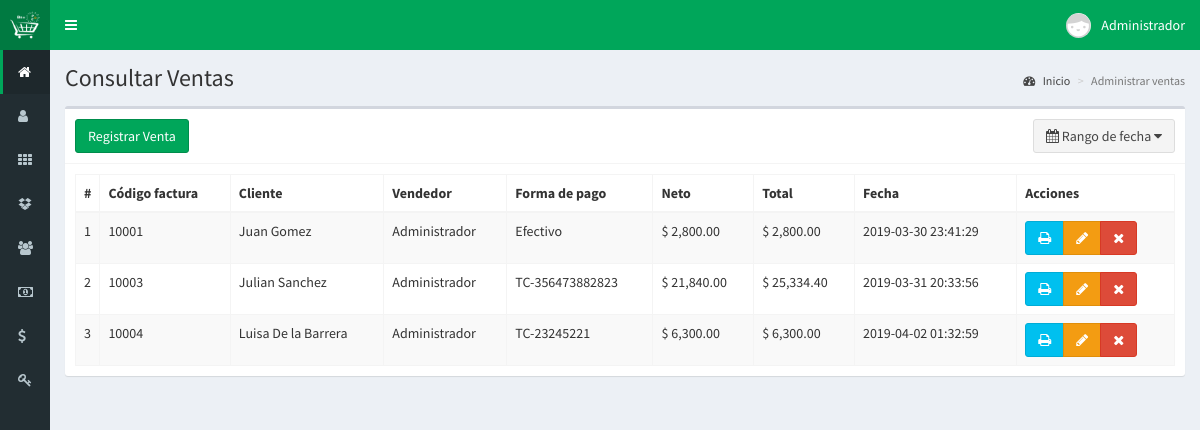
/ventas (signed in), run on the app's committed database.
### tables this page shows
CREATE TABLE `ventas` (
  `id` int(11) NOT NULL AUTO_INCREMENT,
  `codigo` int(11) NOT NULL,
  `id_cliente` int(11) NOT NULL,
  `id_vendedor` int(11) NOT NULL,
  `productos` text NOT NULL,
  `neto` float NOT NULL,
  `impuesto` float NOT NULL,
  `total` float NOT NULL,
  `metodo_pago` text NOT NULL,
  `fecha` timestamp NOT NULL DEFAULT CURRENT_TIMESTAMP,
  PRIMARY KEY (`id`)
);

CREATE TABLE `clientes` (
  `id` int(11) NOT NULL AUTO_INCREMENT,
  `nombre` text NOT NULL,
  `documento` int(11) NOT NULL,
  `email` text NOT NULL,
  `telefono` text NOT NULL,
  `direccion` text NOT NULL,
  `fecha_nacimiento` date NOT NULL,
  `compras` int(11) DEFAULT NULL,
  `fecha` timestamp NOT NULL DEFAULT CURRENT_TIMESTAMP,
  `ultima_compra` datetime DEFAULT NULL,
  PRIMARY KEY (`id`)
);

CREATE TABLE `usuarios` (
  `id` int(11) NOT NULL AUTO_INCREMENT,
  `nombre` text NOT NULL,
  `usuario` text NOT NULL,
  `password` text NOT NULL,
  `perfil` text NOT NULL,
  `foto` text NOT NULL,
  `estado` int(11) NOT NULL,
  `ultimo_login` datetime DEFAULT NULL,
  `fecha` timestamp NOT NULL DEFAULT CURRENT_TIMESTAMP ON UPDATE CURRENT_TIMESTAMP,
  PRIMARY KEY (`id`)
);

### controladores/plantilla.controlador.php (called while the page is built)
<?php
class ControladorPlantilla{
  static public function ctrPlantilla(){
    include "vistas/plantilla.php";
  }
}

### index.php (called while the page is built, shortened)
<?php
require_once "controladores/plantilla.controlador.php";
require_once "controladores/usuarios.controlador.php";
require_once "controladores/ventas.controlador.php";
require_once "controladores/clientes.controlador.php";
require_once "controladores/auditoria.controlador.php";
require_once "modelos/usuarios.modelo.php";
require_once "modelos/ventas.modelo.php";
require_once "modelos/clientes.modelo.php";
$plantilla = new ControladorPlantilla();
$plantilla->ctrPlantilla();

### controladores/ventas.controlador.php (called while the page is built, shortened)
<?php
class ControladorVentas{
		static public function ctrRangoFechasVentas($fechaInicial, $fechaFinal){
			$tabla = "ventas";
			$nuevafecha = strtotime ( '+1 day', strtotime ($fechaFinal));
			$fechaFinal = date( 'Y-m-d', $nuevafecha);
			$respuesta = ModeloVentas::mdlRangoFechasVentas($tabla, $fechaInicial, $fechaFinal);
			return $respuesta;
		}
}

### modelos/conexion.php (called while the page is built)
<?php
class Conexion{
	static public function conectar(){
    $user = $_SESSION["preusuario"];
		$link = new PDO("mysql:host=localhost;dbname=simgedic",
                      $user,
  						        "",
  						        array(PDO::ATTR_ERRMODE => PDO::ERRMODE_EXCEPTION,
  		                      PDO::MYSQL_ATTR_INIT_COMMAND => "SET NAMES utf8")
  						        );
  		return $link;
	}
}

### modelos/ventas.modelo.php (called while the page is built, shortened)
<?php
require_once "conexion.php";
class ModeloVentas{
	static public function mdlRangoFechasVentas($tabla, $fechaInicial, $fechaFinal){
		if($fechaInicial == null){
			$stmt = Conexion::conectar()->prepare("SELECT * FROM $tabla ORDER BY id ASC");
			$stmt -> execute();
			return $stmt -> fetchAll();
		}else if($fechaInicial == $fechaFinal){
			$stmt = Conexion::conectar()->prepare("SELECT * FROM $tabla WHERE fecha like '%$fechaFinal%'");
			$stmt -> bindParam(":fecha", $fechaFinal, PDO::PARAM_STR);
			$stmt -> execute();
			return $stmt -> fetchAll();
		}else{
			$stmt = Conexion::conectar()->prepare("SELECT * FROM $tabla WHERE fecha BETWEEN '$fechaInicial' AND '$fechaFinal'");
			$stmt -> execute();
			return $stmt -> fetchAll();
		}
	}
}

### controladores/clientes.controlador.php (called while the page is built, shortened)
<?php
class ControladorClientes{
	static public function ctrMostrarClientes($item, $valor){
		$tabla = "clientes";
		$respuesta = ModeloClientes::mdlMostrarClientes($tabla, $item, $valor);
		return $respuesta;
	}
}

### modelos/clientes.modelo.php (called while the page is built, shortened)
<?php
require_once "conexion.php";
class ModeloClientes{
	static public function mdlMostrarClientes($tabla, $item, $valor){
		if($item != null){
			$stmt = Conexion::conectar()->prepare("SELECT * FROM $tabla WHERE $item = :$item");
			$stmt -> bindParam(":".$item, $valor, PDO::PARAM_STR);
			$stmt -> execute();
			return $stmt -> fetch();
		}else{
			$stmt = Conexion::conectar()->prepare("SELECT * FROM $tabla");
			$stmt -> execute();
			return $stmt -> fetchAll();
		}
	}
}

### controladores/usuarios.controlador.php (called while the page is built, shortened)
<?php
class ControladorUsuarios{
  	static public function ctrMostrarUsuarios($item, $valor){
  		$tabla = "usuarios";
  		$respuesta = ModeloUsuarios::MdlMostrarUsuarios($tabla, $item, $valor);
  		return $respuesta;
  	}
}

### modelos/usuarios.modelo.php (called while the page is built, shortened)
<?php
require_once "conexion.php";
class ModeloUsuarios{
	static public function mdlMostrarUsuarios($tabla, $item, $valor){
		if($item != null){
			$stmt = Conexion::conectar()->prepare("SELECT * FROM $tabla WHERE $item = :$item");
			$stmt -> bindParam(":".$item, $valor, PDO::PARAM_STR);
			$stmt -> execute();
			return $stmt -> fetch();
		}else{
			$stmt = Conexion::conectar()->prepare("SELECT * FROM $tabla");
			$stmt -> execute();
			return $stmt -> fetchAll();
		}
	}
}

### vistas/modulos/ventas.php (the view, shortened to what this page needs)
<div class="content-wrapper">
  <section class="content-header">
    <h1>
      Consultar Ventas
    </h1>
    <ol class="breadcrumb">
      <li><a href="inicio"><i class="fa fa-dashboard"></i> Inicio</a></li>
      <li class="active">Administrar ventas</li>
    </ol>
  </section>
  <section class="content">
    <div class="box">
      <div class="box-header with-border">
        <a href="crear-venta">
          <button class="btn btn-success">
            Registrar Venta
          </button>
        </a>
        <button type="button" class="btn btn-default pull-right" id="daterange-btn">
            <span>
              <i class="fa fa-calendar"></i> Rango de fecha
            </span>
            <i class="fa fa-caret-down"></i>
         </button>
      </div>
      <div class="box-body">
       <table class="table table-bordered table-striped dt-responsive tablas" width="100%">
        <thead>
         <tr>
           <th style="width:10px">#</th>
           <th>Código factura</th>
           <th>Cliente</th>
           <th>Vendedor</th>
           <th>Forma de pago</th>
           <th>Neto</th>
           <th>Total</th>
           <th>Fecha</th>
           <th>Acciones</th>
         </tr>
        </thead>
        <tbody>
        <?php
          if(isset($_GET["fechaInicial"])){
            $fechaInicial = $_GET["fechaInicial"];
            $fechaFinal = $_GET["fechaFinal"];
          }else{
            $fechaInicial = null;
            $fechaFinal = null;
          }
          $respuesta = ControladorVentas::ctrRangoFechasVentas($fechaInicial, $fechaFinal);
          foreach ($respuesta as $key => $value) {
           echo '<tr>
                  <td>'.($key+1).'</td>
                  <td>'.$value["codigo"].'</td>';
                  $itemCliente = "id";
                  $valorCliente = $value["id_cliente"];
                  $respuestaCliente = ControladorClientes::ctrMostrarClientes($itemCliente, $valorCliente);
                  echo '<td>'.$respuestaCliente["nombre"].'</td>';
                  $itemUsuario = "id";
                  $valorUsuario = $value["id_vendedor"];
                  $respuestaUsuario = ControladorUsuarios::ctrMostrarUsuarios($itemUsuario, $valorUsuario);
                  $neto = "<span class='conversorPrecio' data-toggle='modal' precio='".$value["neto"]."' data-target='#modalPrecio'>".number_format($value["neto"],2)."</span>";
                  $total = "<span class='conversorPrecio' data-toggle='modal' precio='".$value["total"]."' data-target='#modalPrecio'>".number_format($value["total"],2)."</span>";
                  echo '<td>'.$respuestaUsuario["nombre"].'</td>
                  <td>'.$value["metodo_pago"].'</td>
                  <td>$ '.$neto.'</td>
                  <td>$ '.$total.'</td>
                  <td>'.$value["fecha"].'</td>
                  <td>
                    <div class="btn-group">
                      <button class="btn btn-info btnImprimirFactura" codigoVenta="'.$value["codigo"].'"><i class="fa fa-print"></i></button>';
                if($_SESSION["perfil"] =="Administrador"){
                  echo '<button class="btn btn-warning btnEditarVenta" idVenta="'.$value["id"].'"><i class="fa fa-pencil"></i></button><button class="btn btn-danger btnEliminarVenta" idVenta="'.$value["id"].'"><i class="fa fa-times"></i></button>';
                }
                echo '</div>
                  </td>
                </tr>';
            }
        ?>
        </tbody>
       </table>
      </div>
    </div>
  </section>
</div>

### vistas/plantilla.php (shortened to what this page needs)
<!DOCTYPE html>
<html>
<head>
  <link rel="stylesheet" href="vistas/bower_components/bootstrap/dist/css/bootstrap.min.css">
  <link rel="stylesheet" href="vistas/bower_components/font-awesome/css/font-awesome.min.css">
  <link rel="stylesheet" href="vistas/bower_components/Ionicons/css/ionicons.min.css">
  <link rel="stylesheet" href="vistas/dist/css/AdminLTE.css">
  <link rel="stylesheet" href="vistas/dist/css/skins/_all-skins.min.css">
  <link rel="stylesheet" href="vistas/bower_components/datatables.net-bs/css/dataTables.bootstrap.min.css">
  <link rel="stylesheet" href="vistas/bower_components/datatables.net-bs/css/responsive.bootstrap.min.css">
  <link rel="stylesheet" href="vistas/css/plantilla.css">
  <link rel="stylesheet" href="vistas/plugins/iCheck/all.css">
  <link rel="stylesheet" href="vistas/plugins/Vegas/css/vegas.min.css">
  <link rel="stylesheet" href="vistas/bower_components/bootstrap-daterangepicker/daterangepicker.css">
  <link rel="stylesheet" href="vistas/bower_components/morris.js/morris.css">
</head>
<body class="hold-transition skin-blue sidebar-collapse sidebar-mini login-page">
  <?php
  if(isset($_SESSION["iniciarSesion"]) && $_SESSION["iniciarSesion"] == "ok"){
   echo '<div class="wrapper">';
    include "vistas/modulos/header.php";
    include "modulos/menu.php";
    if(isset($_GET["ruta"])){
      if($_GET["ruta"] == "inicio" ||
         $_GET["ruta"] == "usuarios" ||
         $_GET["ruta"] == "categorias" ||
         $_GET["ruta"] == "productos" ||
         $_GET["ruta"] == "clientes" ||
         $_GET["ruta"] == "ventas" ||
         $_GET["ruta"] == "crear-venta" ||
         $_GET["ruta"] == "editar-venta" ||
         $_GET["ruta"] == "reportes" ||
         $_GET["ruta"] == "divisas" ||
         $_GET["ruta"] == "auditoria" ||
         $_GET["ruta"] == "salir"){
        include "modulos/".$_GET["ruta"].".php";
      }else{
        include "modulos/404.php";
      }
    }else{
      include "modulos/inicio.php";
    }
    echo '</div>';
  }else{
      include "modulos/login.php";
    }
   ?>
</body>
</html>

### vistas/modulos/header.php (shortened to what this page needs)
<header class="main-header">
	<a href="inicio" class="logo">
		<span class="logo-mini">
			<img src="vistas/img/plantilla/icono-blanco.png" class="img-responsive" style="padding:10px">
		</span>
	</a>
	<nav class="navbar navbar-static-top" role="navigation">
	 	<a href="#" class="sidebar-toggle" data-toggle="push-menu" role="button">
      	</a>
		<div class="navbar-custom-menu">
			<ul class="nav navbar-nav">
				<li class="dropdown user user-menu">
					<a href="#" class="dropdown-toggle" data-toggle="dropdown">
						<img src="<?php  echo $_SESSION["foto"]; ?>" class="user-image">
						<span class="hidden-xs"><?php  echo $_SESSION["nombre"]; ?></span>
					</a>
				</li>
			</ul>
		</div>
	</nav>
</header>

### vistas/modulos/menu.php (shortened to what this page needs)
<aside class="main-sidebar">
	 <section class="sidebar">
		<ul class="sidebar-menu">
      <li class="active">
        <a href="inicio">
          <i class="fa fa-home"></i>
        </a>
      </li>
      <li class="">
        <a href="usuarios">
          <i class="fa fa-user"></i>
        </a>
      </li>
      <li>
				<a href="categorias">
					<i class="fa fa-th"></i>
				</a>
			</li>
			<li>
				<a href="productos">
					<i class="fa fa-dropbox"></i>
				</a>
			</li>
			<li>
				<a href="clientes">
					<i class="fa fa-users"></i>
				</a>
			</li>
			<li class="treeview">
				<a href="#">
					<i class="fa fa-money"></i>
				</a>
			</li>
			<li>
				<a href="divisas">
					<i class="fa fa-usd"></i>
				</a>
			</li>
			<?php if($_SESSION["perfil"] =="Administrador"){ ?>
			<li>
				<a href="auditoria">
					<i class="fa fa-key"></i>
				</a>
			</li>
			<?php } ?>
		</ul>
	 </section>
</aside>

### vistas/css/plantilla.css (style rules this page uses)
a { color: #008d4c; }
.skin-blue .main-header .navbar { background-color: #00a65a; }
.skin-blue .main-header .logo { background-color: #008d4c; color: #fff; border-bottom: 0 solid transparent; }
.skin-blue .sidebar-menu > li.active > a { border-left-color: #00a65a; }

### data on the page
ventas: codigo "10001", id_cliente.nombre "Juan Gomez", usuarios.nombre "Administrador", metodo_pago "Efectivo", neto "2,800.00", total "2,800.00", fecha "2019-03-30 23:41:29"
ventas: codigo "10003", id_cliente.nombre "Julian Sanchez", usuarios.nombre "Administrador", metodo_pago "TC-356473882823", neto "21,840.00", total "25,334.40", fecha "2019-03-31 20:33:56"
ventas: codigo "10004", id_cliente.nombre "Luisa De la Barrera", usuarios.nombre "Administrador", metodo_pago "TC-23245221", neto "6,300.00", total "6,300.00", fecha "2019-04-02 01:32:59"

### other printed values
$_SESSION["nombre"] "Administrador"
